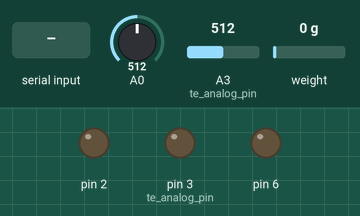
This sketch was run on a simulated Arduino Uno, built with avr-gcc and run on an emulated ATmega328P. Shown: output pins drawn as LEDs (lit = HIGH). Inputs (shaded band) come from the test bench; at power-on: A0 = 512, A3 (te_analog_pin) = 512, weight on the scale 0 g. What the sketch prints to the serial monitor is not drawn.

Above: at 2.2 s.
2.3 s: "All" received over Serial
At 3.3 s:
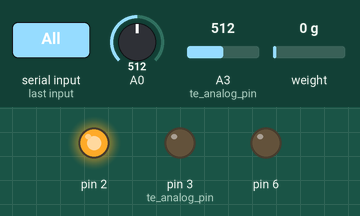
6.8 s: "Te" received over Serial
At 8.4 s:
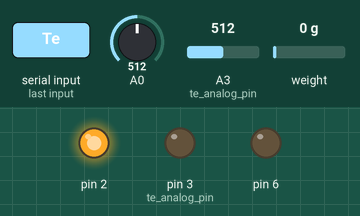
9.0 s: "Tas606" received over Serial
At 11.6 s:
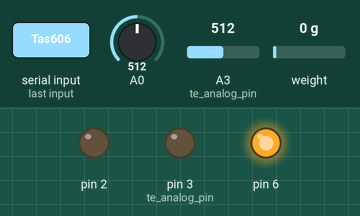
Timing chart, 0 to 13.4 s (numbered marks = the images above; inputs shaded):
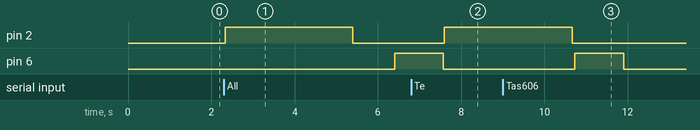

Measured:
- after the input at 2.3 s, pin 2: LOW → HIGH at once, → LOW 3.1 s later; pin 6: LOW → HIGH after 4.1 s
- after the input at 6.8 s, pin 2: LOW → HIGH after 0.80 s
- after the input at 9.0 s, pin 6: LOW → HIGH after 1.7 s, → LOW 1.2 s later

The sketch:

loadcell_twolayer_tas606_TE_stringinput.ino
```cpp
#include "HX711.h"

#define DOUT2  5
#define CLK2   4

//HX711 scale_0(DOUT1, CLK1);
HX711 scale_1(DOUT2, CLK2);


float calibration_factor[5]= {23080,72800,72800,72800,72800};

float te_scale  = 0.;
float reading_1  = 0.;

float scale_data[5];

const int number_readings=7;
const int dummy_readings=3;

float reading_ind_1[number_readings];
char delimiter=',';


//---------------------below required by module heat_suction_sensor----------------------------------------------------#

const int te_analog_pin=3;

//---------------------above required by module heat_suction_sensor----------------------------------------------------#


void setup() {
  Serial.begin(9600);
  scale_1.set_scale();

  long zero_factor_1 = scale_1.read_average(); //Get a baseline reading

  pinMode(6, OUTPUT);
  pinMode(3, OUTPUT);
  pinMode(2, OUTPUT);

}

void loop(void) {
    String content = "";
    char character;
    while(Serial.available()) {
        character = Serial.read();
        content.concat(character);
        delay (10);
    }
    if (content != ""){
        if (content == "All") {
            Serial.print("All");
            Serial.print(delimiter);
            te_scale_read();
            delay(1000);
            tas606_read();
            Serial.println("AllDone");
        }
        else if (content == "Te") {
            Serial.print("Te");
            Serial.print(delimiter);
            te_scale_read();
            Serial.println("TeDone");
        }
        else if (content == "Tas606") {
            Serial.print("Tas606");
            Serial.print(delimiter);
            tas606_read();
            Serial.println("Tas606Done");
        }
        else {
          Serial.println(content);
        }
    } //content != ""
}  //loop
//void loop() {
//  //char temp = Serial.read();
//  // be careful here! if it is a string, use double quote, if it is a char, use single quote
//  // http://stackoverflow.com/questions/5697047/convert-serial-read-into-a-useable-string-using-arduino
//  Serial.print("scale");
//  Serial.print(delimiter);
//  te_scale_read();
//  delay(5000);
//  tas606_read();
//  Serial.println();
//  delay_min(10);
//}   //loop

void te_scale_read() {

  digitalWrite(2, HIGH);
  for (int j=0;j<dummy_readings;j++){
    analogRead(te_analog_pin);
  }

  float  te_scale=0.;
  for (int j=0;j<number_readings;j++){
    te_scale += float(analogRead(A0));
    delay(10);
  }
  te_scale = te_scale/float(number_readings);
   delay(3000);
  digitalWrite(2, LOW);
  Serial.print("te");
  Serial.print(delimiter);
  Serial.print(te_scale);
  Serial.print(delimiter);
}

void tas606_read() {

  scale_1.set_scale(calibration_factor[1]); //Adjust to this calibration factor

  for (int i=0;i<5;i++){
    scale_data[i]=0;
  }
  digitalWrite(6, HIGH);
  delay(100);

  // dummy readings
  for (int j=0;j<dummy_readings;j++){
    scale_1.get_value(1);
  }


  for (int j=0;j<number_readings;j++){
    reading_ind_1[j]= scale_1.get_value(1);
    scale_data[1]+= reading_ind_1[j];
    delay(10);
  }
  digitalWrite(6, LOW);

  reading_1=scale_data[1]/(float)number_readings;

  Serial.print("tas606");
  Serial.print(delimiter);

  Serial.print(reading_1);
  Serial.print(delimiter);
} //tas606_read


void delay_min(int min){
  for (int i=0;i<min;i++)
  {
    for (int j=0;j<12;j++)
    {
      delay(5000);

    }
  }
}
```
